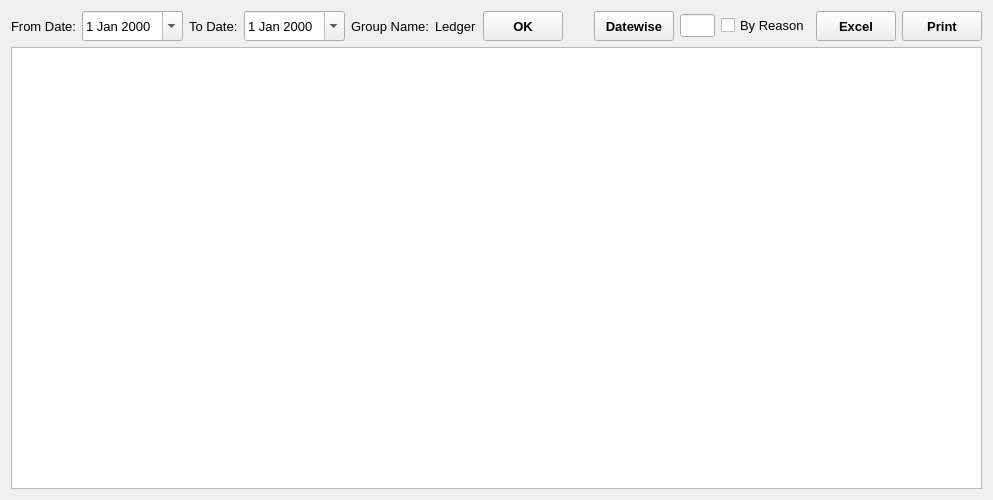
<?xml version="1.0" encoding="UTF-8"?>
<ui version="4.0">
 <class>DebitNoteReport</class>
 <widget class="QWidget" name="DebitNoteReport">
  <property name="geometry">
   <rect>
    <x>0</x>
    <y>0</y>
    <width>993</width>
    <height>500</height>
   </rect>
  </property>
  <property name="font">
   <font>
    <family>Microsoft YaHei UI</family>
    <pointsize>10</pointsize>
   </font>
  </property>
  <property name="windowTitle">
   <string>Form</string>
  </property>
  <layout class="QVBoxLayout" name="verticalLayout" stretch="0,0,1">
   <item>
    <layout class="QVBoxLayout" name="AppBarLayout"/>
   </item>
   <item>
    <layout class="QHBoxLayout" name="horizontalLayout" stretch="0,0,0,0,0,0,0,0,0,0,0,0,0,0,0">
     <item>
      <widget class="QLabel" name="fromDateLabel">
       <property name="text">
        <string>From Date:</string>
       </property>
      </widget>
     </item>
     <item>
      <widget class="QDateEdit" name="fromDateDateEdit">
       <property name="minimumSize">
        <size>
         <width>0</width>
         <height>30</height>
        </size>
       </property>
       <property name="calendarPopup">
        <bool>true</bool>
       </property>
      </widget>
     </item>
     <item>
      <widget class="QLabel" name="toDateLabel">
       <property name="text">
        <string>To Date:</string>
       </property>
      </widget>
     </item>
     <item>
      <widget class="QDateEdit" name="toDateDateEdit">
       <property name="minimumSize">
        <size>
         <width>0</width>
         <height>30</height>
        </size>
       </property>
       <property name="calendarPopup">
        <bool>true</bool>
       </property>
      </widget>
     </item>
     <item>
      <widget class="QLabel" name="label_2">
       <property name="text">
        <string>Group Name:</string>
       </property>
      </widget>
     </item>
     <item>
      <layout class="QHBoxLayout" name="groupLay"/>
     </item>
     <item>
      <widget class="QLabel" name="label_3">
       <property name="text">
        <string>Ledger</string>
       </property>
      </widget>
     </item>
     <item>
      <layout class="QHBoxLayout" name="ledLayout"/>
     </item>
     <item>
      <widget class="QToolButton" name="OKButton">
       <property name="minimumSize">
        <size>
         <width>80</width>
         <height>30</height>
        </size>
       </property>
       <property name="font">
        <font>
         <weight>75</weight>
         <bold>true</bold>
        </font>
       </property>
       <property name="text">
        <string>OK</string>
       </property>
      </widget>
     </item>
     <item>
      <spacer name="horizontalSpacer">
       <property name="orientation">
        <enum>Qt::Horizontal</enum>
       </property>
       <property name="sizeHint" stdset="0">
        <size>
         <width>40</width>
         <height>20</height>
        </size>
       </property>
      </spacer>
     </item>
     <item>
      <widget class="QToolButton" name="datewiseButton">
       <property name="minimumSize">
        <size>
         <width>80</width>
         <height>30</height>
        </size>
       </property>
       <property name="font">
        <font>
         <weight>75</weight>
         <bold>true</bold>
        </font>
       </property>
       <property name="text">
        <string>Datewise</string>
       </property>
      </widget>
     </item>
     <item>
      <widget class="QLineEdit" name="intervalLine">
       <property name="maximumSize">
        <size>
         <width>50</width>
         <height>16777215</height>
        </size>
       </property>
      </widget>
     </item>
     <item>
      <widget class="QCheckBox" name="checkBox">
       <property name="text">
        <string>By Reason</string>
       </property>
      </widget>
     </item>
     <item>
      <widget class="QToolButton" name="excelButton">
       <property name="minimumSize">
        <size>
         <width>80</width>
         <height>30</height>
        </size>
       </property>
       <property name="font">
        <font>
         <weight>75</weight>
         <bold>true</bold>
        </font>
       </property>
       <property name="text">
        <string>Excel</string>
       </property>
      </widget>
     </item>
     <item>
      <widget class="QToolButton" name="printButton">
       <property name="minimumSize">
        <size>
         <width>80</width>
         <height>30</height>
        </size>
       </property>
       <property name="font">
        <font>
         <weight>75</weight>
         <bold>true</bold>
        </font>
       </property>
       <property name="text">
        <string>Print</string>
       </property>
      </widget>
     </item>
    </layout>
   </item>
   <item>
    <widget class="QTableView" name="tableView">
     <property name="font">
      <font>
       <pointsize>12</pointsize>
      </font>
     </property>
     <property name="alternatingRowColors">
      <bool>true</bool>
     </property>
     <property name="selectionBehavior">
      <enum>QAbstractItemView::SelectRows</enum>
     </property>
    </widget>
   </item>
  </layout>
 </widget>
 <resources/>
 <connections/>
</ui>
